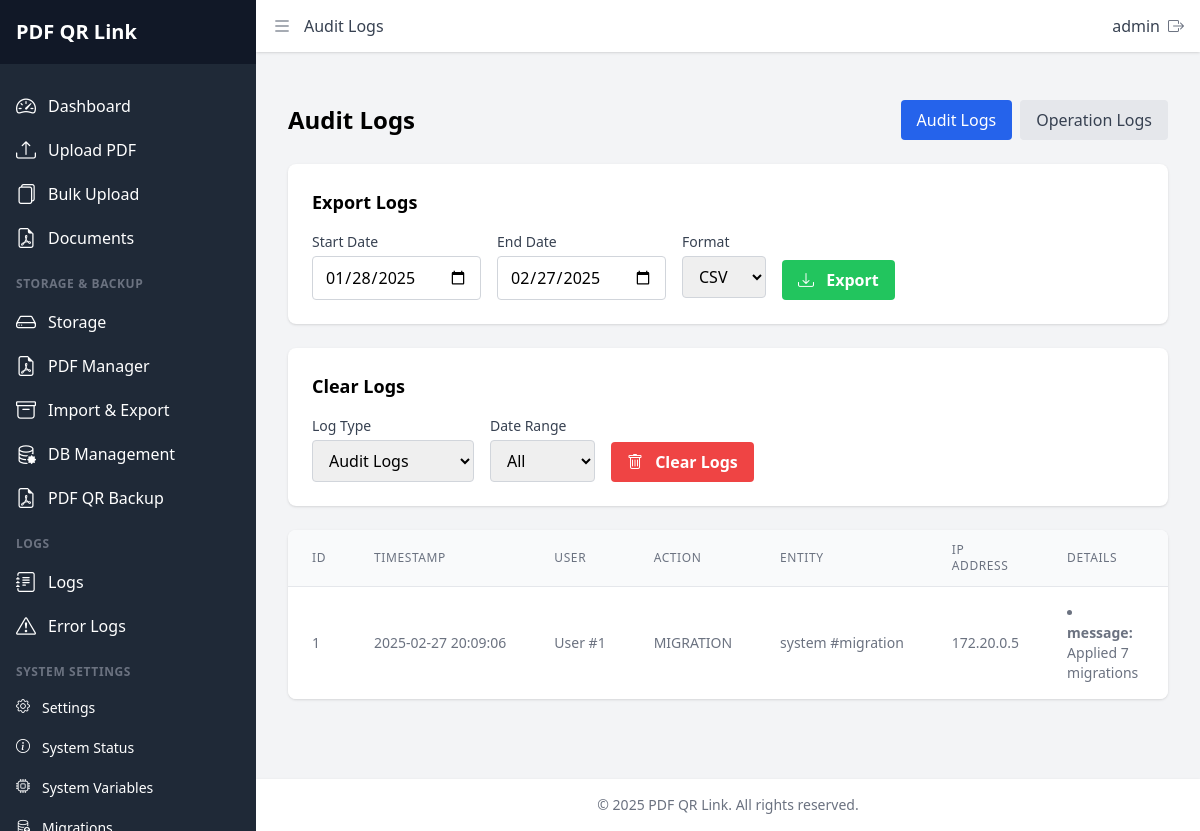
Screenshot of /admin/logs.php (signed in) with the database file from the repository.
### tables this page shows
CREATE TABLE settings (
        id INTEGER PRIMARY KEY AUTOINCREMENT,
        setting_key TEXT NOT NULL UNIQUE,
        setting_value TEXT NOT NULL,
        setting_description TEXT,
        setting_type TEXT DEFAULT 'text',
        is_public INTEGER DEFAULT 0,
        is_editable INTEGER DEFAULT 1,
        updated_at TIMESTAMP DEFAULT CURRENT_TIMESTAMP
    );

CREATE TABLE audit_log (
        id INTEGER PRIMARY KEY AUTOINCREMENT,
        uuid TEXT UNIQUE,
        user_id INTEGER,
        user_uuid TEXT,
        action TEXT NOT NULL,
        entity_type TEXT NOT NULL,
        entity_id TEXT NOT NULL,
        entity_uuid TEXT,
        details TEXT,
        ip_address TEXT,
        created_at DATETIME NOT NULL,
        FOREIGN KEY (user_id) REFERENCES users(id),
        FOREIGN KEY (user_uuid) REFERENCES users(uuid)
    );

### admin/logs.php (the view, shortened to what the rows shown need)
<?php
$logType = isset($_GET['type']) && $_GET['type'] === 'operations' ? 'operations' : 'audit';
$page = isset($_GET['page']) ? max(1, intval($_GET['page'])) : 1;
$perPage = 20;
$offset = ($page - 1) * $perPage;
if ($logType === 'audit') {
    $db = getDbConnection();
    $stmt = $db->prepare("SELECT * FROM audit_log ORDER BY created_at DESC LIMIT :limit OFFSET :offset");
    $stmt->bindValue(':limit', $perPage, PDO::PARAM_INT);
    $stmt->bindValue(':offset', $offset, PDO::PARAM_INT);
    $stmt->execute();
    $logs = $stmt->fetchAll(PDO::FETCH_ASSOC);
}
$pageTitle = $logType === 'audit' ? 'Audit Logs' : 'Operation Logs';
include_once 'header.php';
?>
<div class="container mx-auto px-4 py-8">
    <div class="flex justify-between items-center mb-6">
        <h1 class="text-2xl font-bold"><?php echo $pageTitle; ?></h1>
    </div>
    <div class="bg-white rounded-lg shadow p-6 mb-6">
        <h2 class="text-lg font-semibold mb-4">Export Logs</h2>
    </div>
    <div class="bg-white rounded-lg shadow p-6 mb-6">
        <h2 class="text-lg font-semibold mb-4">Clear Logs</h2>
    </div>
    <div class="bg-white rounded-lg shadow overflow-hidden">
        <div class="overflow-x-auto">
            <table class="min-w-full divide-y divide-gray-200">
                <thead class="bg-gray-50">
                    <tr>
                        <?php if ($logType === 'audit'): ?>
                            <th scope="col" class="px-6 py-3 text-left text-xs font-medium text-gray-500 uppercase tracking-wider">
                                ID
                            </th>
                        <?php endif; ?>
                        <th scope="col" class="px-6 py-3 text-left text-xs font-medium text-gray-500 uppercase tracking-wider">
                            Timestamp
                        </th>
                        <th scope="col" class="px-6 py-3 text-left text-xs font-medium text-gray-500 uppercase tracking-wider">
                            User
                        </th>
                        <th scope="col" class="px-6 py-3 text-left text-xs font-medium text-gray-500 uppercase tracking-wider">
                            Action
                        </th>
                        <th scope="col" class="px-6 py-3 text-left text-xs font-medium text-gray-500 uppercase tracking-wider">
                            Entity
                        </th>
                        <th scope="col" class="px-6 py-3 text-left text-xs font-medium text-gray-500 uppercase tracking-wider">
                            IP Address
                        </th>
                        <th scope="col" class="px-6 py-3 text-left text-xs font-medium text-gray-500 uppercase tracking-wider">
                            Details
                        </th>
                        <th scope="col" class="px-6 py-3 text-left text-xs font-medium text-gray-500 uppercase tracking-wider">
                        </th>
                    </tr>
                </thead>
                <tbody class="bg-white divide-y divide-gray-200">
                    <?php if (empty($logs)): ?>
                        <tr>
                            <td colspan="8" class="px-6 py-4 text-center text-sm text-gray-500">
                                No logs found
                            </td>
                        </tr>
                    <?php else: ?>
                        <?php foreach ($logs as $log): ?>
                            <tr>
                                <?php if ($logType === 'audit'): ?>
                                    <td class="px-6 py-4 whitespace-nowrap text-sm text-gray-500">
                                        <?php echo $log['id']; ?>
                                    </td>
                                <?php endif; ?>
                                <td class="px-6 py-4 whitespace-nowrap text-sm text-gray-500">
                                    <?php echo $logType === 'audit' ? $log['created_at'] : $log['timestamp']; ?>
                                </td>
                                <td class="px-6 py-4 whitespace-nowrap text-sm text-gray-500">
                                    <?php echo $log['user_id'] ? 'User #' . $log['user_id'] : 'System'; ?>
                                </td>
                                <td class="px-6 py-4 whitespace-nowrap text-sm text-gray-500">
                                    <?php echo htmlspecialchars($log['action']); ?>
                                </td>
                                <td class="px-6 py-4 whitespace-nowrap text-sm text-gray-500">
                                    <?php echo htmlspecialchars($log['entity_type'] . ' #' . $log['entity_id']); ?>
                                </td>
                                <td class="px-6 py-4 whitespace-nowrap text-sm text-gray-500">
                                    <?php echo htmlspecialchars($log['ip_address']); ?>
                                </td>
                                <td class="px-6 py-4 text-sm text-gray-500">
                                    <?php
                                        $details = $logType === 'audit' ? json_decode($log['details'], true) : $log['details'];
                                        if (is_array($details) && !empty($details)) {
                                            echo '<ul class="list-disc list-inside">';
                                            foreach ($details as $key => $value) {
                                                echo '<li><strong>' . htmlspecialchars($key) . ':</strong> ' . htmlspecialchars($value) . '</li>';
                                            }
                                            echo '</ul>';
                                        } else {
                                            echo htmlspecialchars(is_string($details) ? $details : json_encode($details));
                                        }
                                    ?>
                                </td>
                                <td class="px-6 py-4 whitespace-nowrap text-sm font-medium">
                                </td>
                            </tr>
                        <?php endforeach; ?>
                    <?php endif; ?>
                </tbody>
            </table>
        </div>
    </div>
</div>
<?php include_once 'footer.php'; ?>

### admin/header.php (shortened to what the rows shown need)
<!DOCTYPE html>
<html lang="en">
<head>
    <link rel="stylesheet" href="<?php echo BASE_URL; ?>assets/css/tailwind.css?<?php echo CSS_CACHE_KEY; ?>">
    <link rel="stylesheet" href="https://cdnjs.cloudflare.com/ajax/libs/bootstrap-icons/1.11.3/font/bootstrap-icons.min.css" />
</head>
<body class="bg-gray-100 min-h-screen">
    <div x-data="{ sidebarOpen: false, sidebarPinned: true }"
         @resize.window="sidebarOpen = (window.innerWidth >= 768) ? sidebarPinned : false">
        <aside class="fixed inset-y-0 left-0 z-30 w-64 bg-gray-800 overflow-y-auto transition-all duration-300 transform"
             :class="{'translate-x-0': sidebarOpen, '-translate-x-full': !sidebarOpen, 'md:translate-x-0': sidebarPinned}">
            <div class="flex items-center justify-between h-16 bg-gray-900 px-4">
                <span class="text-white font-bold text-xl"><?php echo getSettingValue('general.site_title', 'PDF QR Link'); ?></span>
            </div>
        </aside>
        <div class="flex flex-col min-h-screen transition-all duration-300"
             :class="{'md:ml-64': sidebarPinned, 'ml-0': !sidebarPinned}">
            <main class="flex-grow p-4 relative z-0">

### admin/footer.php
            </main>
            <footer class="bg-white p-4 shadow mt-8">
                <div class="container mx-auto">
                    <p class="text-center text-gray-500 text-sm">
                        <?php
                        $footerText = getSettingValue('general.footer_text', '&copy; ' . date('Y') . ' ' . getSettingValue('general.site_title', 'PDF QR Link') . '. All rights reserved.');
                        echo $footerText;
                        ?>
                    </p>
                </div>
            </footer>
        </div>
    </div>
</body>
</html>

### rows the page displays
settings: setting_value "PDF QR Link", setting_value "© 2025 PDF QR Link. All rights reserved."
audit_log: id "1", created_at "2025-02-27 20:09:06", user "1", action "MIGRATION", entity_type+entity "system #migration", ip_address "172.20.0.5", key "message", details "Applied 7 migrations"

### other values shown
$pageTitle "Audit Logs"
$_SESSION['username'] "admin"
